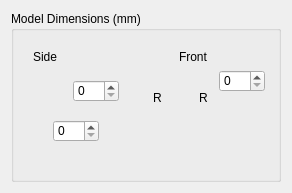
         <widget class="QWidget" name="tab_6">
          <attribute name="title">
           <string>Cap</string>
          </attribute>
          <layout class="QVBoxLayout" name="verticalLayout_14">
           <item>
            <widget class="QGroupBox" name="groupBox_9">
             <property name="title">
              <string>Model Dimensions (mm)</string>
             </property>
             <layout class="QHBoxLayout" name="horizontalLayout_15">
              <item>
               <widget class="QWidget" name="widget" native="true">
                <property name="minimumSize">
                 <size>
                  <width>140</width>
                  <height>130</height>
                 </size>
                </property>
                <widget class="QLabel" name="label_46">
                 <property name="geometry">
                  <rect>
                   <x>20</x>
                   <y>50</y>
                   <width>111</width>
                   <height>81</height>
                  </rect>
                 </property>
                 <property name="text">
                  <string/>
                 </property>
                 <property name="pixmap">
                  <pixmap>:/resources/cap_side.png</pixmap>
                 </property>
                </widget>
                <widget class="QSpinBox" name="cap_height_spin">
                 <property name="geometry">
                  <rect>
                   <x>30</x>
                   <y>80</y>
                   <width>46</width>
                   <height>22</height>
                  </rect>
                 </property>
                 <property name="maximum">
                  <number>999</number>
                 </property>
                </widget>
                <widget class="QLabel" name="label_54">
                 <property name="geometry">
                  <rect>
                   <x>130</x>
                   <y>50</y>
                   <width>16</width>
                   <height>16</height>
                  </rect>
                 </property>
                 <property name="text">
                  <string>R</string>
                 </property>
                </widget>
                <widget class="QLabel" name="label_48">
                 <property name="geometry">
                  <rect>
                   <x>10</x>
                   <y>10</y>
                   <width>46</width>
                   <height>13</height>
                  </rect>
                 </property>
                 <property name="text">
                  <string>Side</string>
                 </property>
                </widget>
                <widget class="QSpinBox" name="cap_length_spin">
                 <property name="geometry">
                  <rect>
                   <x>50</x>
                   <y>40</y>
                   <width>46</width>
                   <height>22</height>
                  </rect>
                 </property>
                 <property name="maximum">
                  <number>999</number>
                 </property>
                </widget>
               </widget>
              </item>
              <item>
               <widget class="QWidget" name="widget_2" native="true">
                <property name="sizePolicy">
                 <sizepolicy hsizetype="Minimum" vsizetype="Minimum">
                  <horstretch>0</horstretch>
                  <verstretch>0</verstretch>
                 </sizepolicy>
                </property>
                <property name="minimumSize">
                 <size>
                  <width>100</width>
                  <height>130</height>
                 </size>
                </property>
                <widget class="QLabel" name="label_49">
                 <property name="geometry">
                  <rect>
                   <x>10</x>
                   <y>10</y>
                   <width>46</width>
                   <height>13</height>
                  </rect>
                 </property>
                 <property name="text">
                  <string>Front</string>
                 </property>
                </widget>
                <widget class="QLabel" name="label_55">
                 <property name="geometry">
                  <rect>
                   <x>30</x>
                   <y>50</y>
                   <width>16</width>
                   <height>16</height>
                  </rect>
                 </property>
                 <property name="text">
                  <string>R</string>
                 </property>
                </widget>
                <widget class="QLabel" name="label_47">
                 <property name="geometry">
                  <rect>
                   <x>10</x>
                   <y>50</y>
                   <width>81</width>
                   <height>81</height>
                  </rect>
                 </property>
                 <property name="text">
                  <string/>
                 </property>
                 <property name="pixmap">
                  <pixmap>:/resources/cap_front.png</pixmap>
                 </property>
                </widget>
                <widget class="QSpinBox" name="cap_width_spin">
                 <property name="geometry">
                  <rect>
                   <x>50</x>
                   <y>30</y>
                   <width>46</width>
                   <height>22</height>
                  </rect>
                 </property>
                 <property name="maximum">
                  <number>999</number>
                 </property>
                </widget>
               </widget>
              </item>
             </layout>
            </widget>
           </item>
          </layout>
         </widget>
